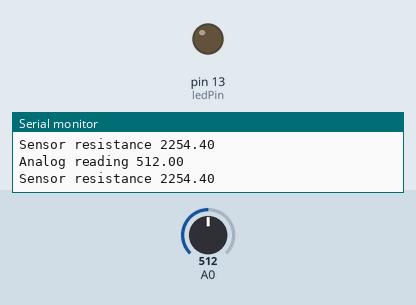
Simulated run of this sketch. Board: Arduino Mega 2560, built with avr-gcc and run on an emulated ATmega2560. Parts: output pins drawn as LEDs (lit = HIGH), the last lines printed to the serial monitor. The test bench sets the inputs (shaded band); at power-on: A0 = 512.

Above: at 5.0 s.
5.1 s: A0 set to 1023
At 6.5 s:
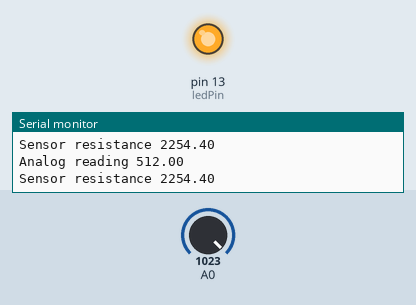
12.0 s: A0 set to 1015
At 14.8 s:
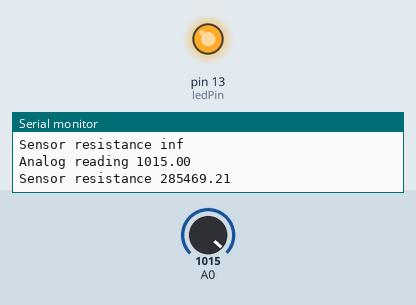
Timing chart, 0 to 16.3 s (numbered marks = the images above; inputs shaded):
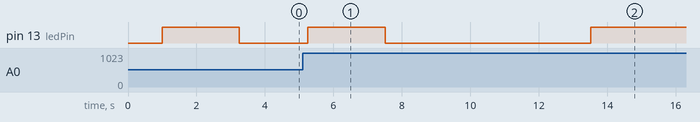

Measured:
- after the input at 5.1 s, pin 13 (ledPin): goes on until 7.5 s, then stays LOW
- after the input at 12.0 s, pin 13 (ledPin): LOW → HIGH after 1.5 s

The sketch:

sketch.ino
```cpp
/*
----- OPENING COMMENT BLOCK -----

Adapted from example code
https://www.adafruit.com/products/464#Tutorials

This code works with the milonetech liquid level sensor.
It takes the analog input from the variable resistor on the level sensor, reads it, and prints it to the serial monitor.

*/


// the value of the 'other' resistor
#define liqLevelRefResistor 2250                 // [] it's 2250 ohms +/- 10%, so we should check it with a multimeter and put the correct value here

// What pin to connect the sensor to
#define liqLevelSensorPin 48

// set the internal ledPin, for easy testing outside main system
#define ledPin 13

void setup()
{
  pinMode(ledPin, OUTPUT);                  // declare the ledPin as an OUTPUT:
  Serial.begin(9600);                       // begin serial communications at BAUD=9600
}

void loop()
{
  float reading;

  reading = analogRead(liqLevelSensorPin);

  Serial.print("Analog reading ");
  Serial.println(reading);

  // convert the value to resistance
  reading = (1023 / reading)  - 1;
  reading = liqLevelRefResistor / reading;
  Serial.print("Sensor resistance ");
  Serial.println(reading);

  delay(1000);

  digitalWrite(ledPin, HIGH);               // turn the ledPin on
  delay(reading);                       // wait for an amount of time proportional to the sensor
  digitalWrite(ledPin, LOW);                // turn the ledPin off:

  delay(1000);                              // wait 1 s
} 
```
